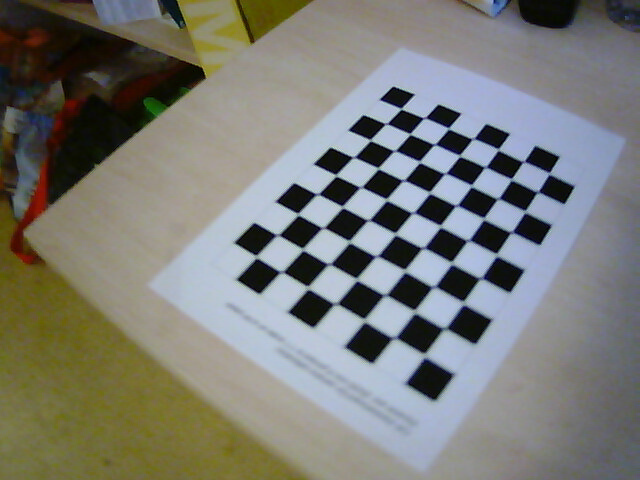
#> input picture deeplab/GUI/data/2018-11-17-162011.jpg, 640 x 480 px; its folder holds 5 pictures in this run
$ python calibrate.py
#> lines starting #> are read from the running program, lines starting #| are printed output that depends on the picture; after the words box and inside, x2 and y2 are one past the last pixel; in counts of white or black regions, pixels touching at a corner belong together
"""
Source: https://github.com/jagracar/OpenCV-python-tests/blob/master/OpenCV-tutorials/cameraCalibration/cameraCalibration.py
"""

import numpy as np
import cv2
import glob

# Define the chess board rows and columns
rows = 7
cols = 9

# Set the termination criteria for the corner sub-pixel algorithm
criteria = (cv2.TERM_CRITERIA_MAX_ITER + cv2.TERM_CRITERIA_EPS, 30, 0.001)

# Prepare the object points: (0,0,0), (1,0,0), (2,0,0), ..., (6,5,0). They are the same for all images
objectPoints = np.zeros((rows * cols, 3), np.float32)
objectPoints[:, :2] = np.mgrid[0:rows, 0:cols].T.reshape(-1, 2)

# Create the arrays to store the object points and the image points
objectPointsArray = []
imgPointsArray = []

# Loop over the image files
for path in glob.glob('./data/*.jpg'):
    # Load the image and convert it to gray scale
    img = cv2.imread(path)
#> img is the input picture: shape (480, 640, 3); mean B, G, R 117.8, 123.1, 122.4
    gray = cv2.cvtColor(img, cv2.COLOR_BGR2GRAY)
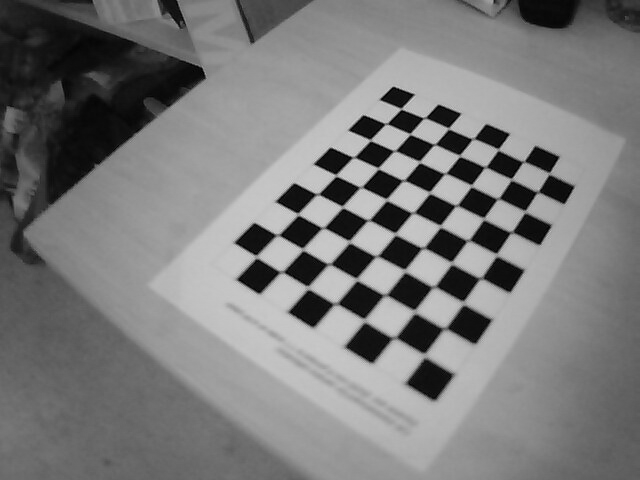
#> gray: shape (480, 640); min 0, max 219, mean 122.3

    # Find the chess board corners
    ret, corners = cv2.findChessboardCorners(gray, (rows, cols), None)
#> ret = True; corners = 63 rows, first 8: [401.2, 109], [423.4, 117.9], [448.5, 128.5], [471.6, 138.8], [498.2, 148.6], [524.6, 161.3], [548.6, 175], [384.8, 123.8]

    # Make sure the chess board pattern was found in the image
    if ret:
        # Refine the corner position
        corners = cv2.cornerSubPix(gray, corners, (11, 11), (-1, -1), criteria)
#> corners = 63 rows, first 8: [401.1, 108.7], [424.4, 117.9], [448.5, 128.4], [473, 138.8], [498.2, 149.5], [523.5, 161.6], [549.1, 173.4], [386.1, 123.7]

        # Add the object points and the image points to the arrays
        objectPointsArray.append(objectPoints)
        imgPointsArray.append(corners)

        # Draw the corners on the image
        cv2.drawChessboardCorners(img, (rows, cols), corners, ret)
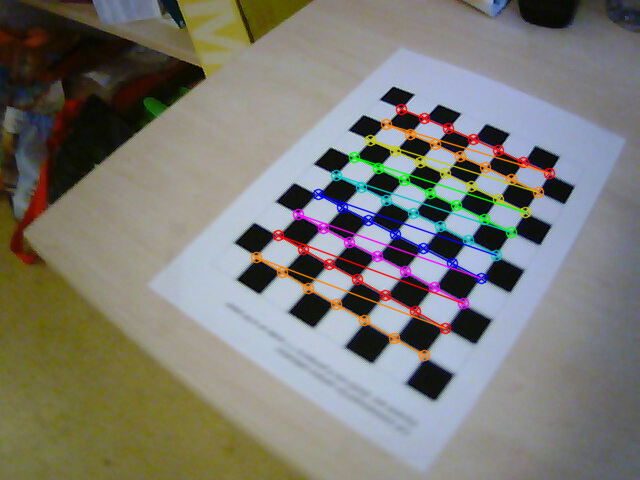
#> img: shape (480, 640, 3); 4.31% of pixels changed, all inside (x1, y1, x2, y2) = (250, 103, 556, 362)

    # Display the image
    cv2.imshow('chess board', img)
    cv2.waitKey(500)
#> pass 2 of the loop `for path in glob.glob('./data/*.jpg'):`:
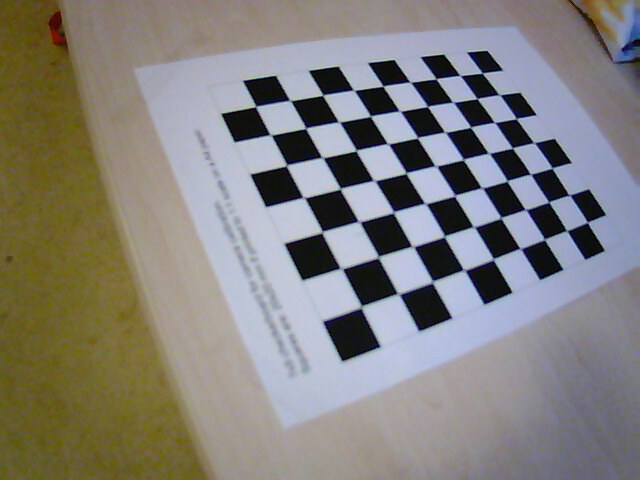
#> input picture deeplab/GUI/data/2018-11-17-162022.jpg, 640 x 480 px
#> img is the input picture: shape (480, 640, 3); mean B, G, R 124.4, 128.4, 131.2
#> `gray = cv2.cvtColor(img, cv2.COLOR_BGR2GRAY)`:
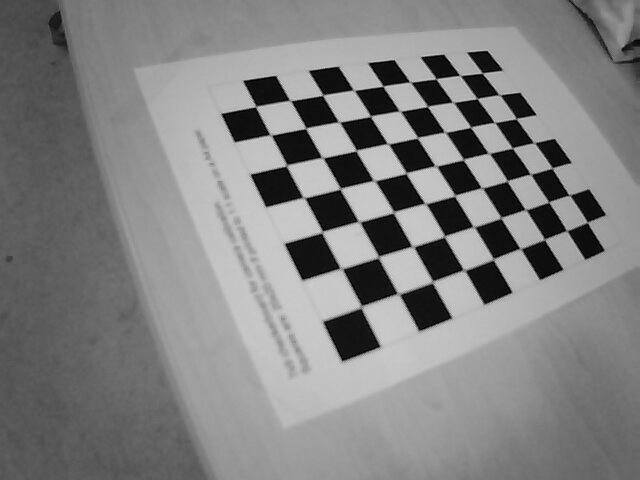
#> gray: shape (480, 640); min 0, max 219, mean 128.8
#> `ret, corners = cv2.findChessboardCorners(gray, (rows, cols), None)`: corners = 63 rows, first 8: [482.3, 73.12], [500.5, 95.43], [515.9, 118.8], [534.5, 143.2], [552.1, 168.1], [570.3, 195.5], [587.2, 222.4], [459.6, 75.34]
#> `corners = cv2.cornerSubPix(gray, corners, (11, 11), (-1, -1), criteria)`: corners = 63 rows, first 8: [482.3, 73.03], [499.5, 94.72], [516.2, 118.6], [534, 142.7], [552, 168], [569.4, 195], [587.4, 222.3], [460.1, 75.44]
#> `cv2.drawChessboardCorners(img, (rows, cols), corners, ret)`:
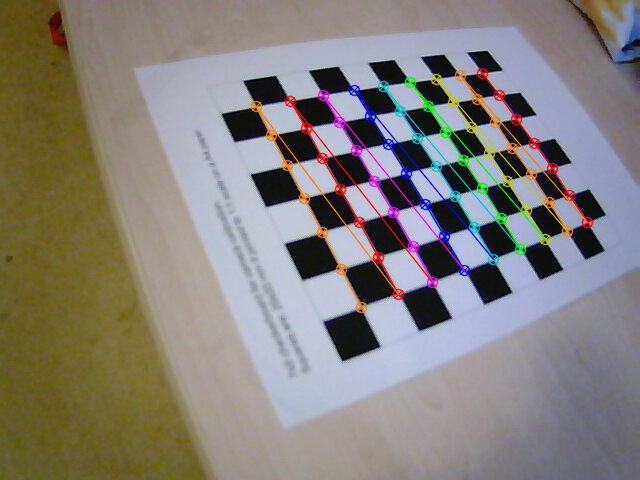
#> img: shape (480, 640, 3); 4.47% of pixels changed, all inside (x1, y1, x2, y2) = (250, 67, 594, 314)
#> pass 3 of the loop `for path in glob.glob('./data/*.jpg'):`:
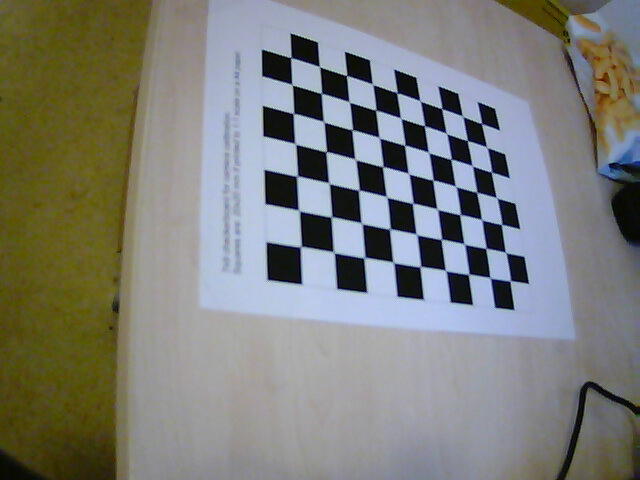
#> input picture deeplab/GUI/data/2018-11-17-162124_1.jpg, 640 x 480 px
#> img is the input picture: shape (480, 640, 3); mean B, G, R 121.6, 126.5, 125.3
#> `gray = cv2.cvtColor(img, cv2.COLOR_BGR2GRAY)`:
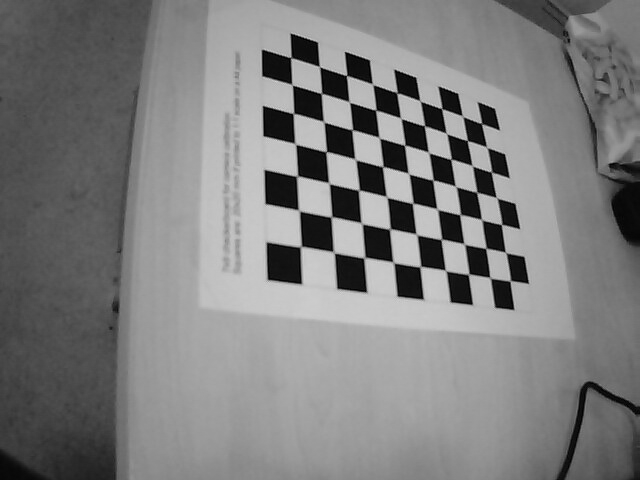
#> gray: shape (480, 640); min 0, max 219, mean 125.6
#> `ret, corners = cv2.findChessboardCorners(gray, (rows, cols), None)`: corners = 63 rows, first 8: [301.2, 246.2], [299, 210.6], [297.8, 175.7], [295.9, 144.9], [293.3, 113.5], [292, 84.7], [290.8, 57.47], [334.6, 253.6]
#> `corners = cv2.cornerSubPix(gray, corners, (11, 11), (-1, -1), criteria)`: corners = 63 rows, first 8: [300.8, 246.7], [298.8, 210.4], [297.2, 176.1], [295.3, 143.8], [293.5, 113.4], [292.1, 84.6], [290.8, 57.59], [333.8, 252.3]
#> `cv2.drawChessboardCorners(img, (rows, cols), corners, ret)`:
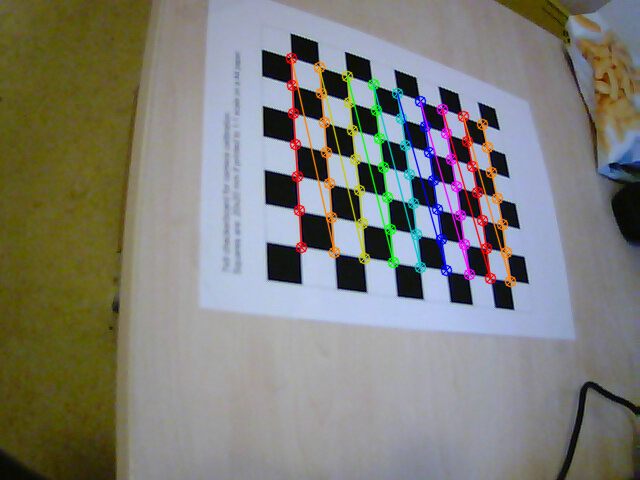
#> img: shape (480, 640, 3); 4.42% of pixels changed, all inside (x1, y1, x2, y2) = (285, 52, 517, 288)
#> the loop made 5 passes; the first 3 are shown

# Calibrate the camera and save the results
ret, mtx, dist, rvecs, tvecs = cv2.calibrateCamera(objectPointsArray, imgPointsArray, gray.shape[::-1], None, None)
np.savez('./data/calib.npz', mtx=mtx, dist=dist, rvecs=rvecs, tvecs=tvecs)

# Print the camera calibration error
error = 0

for i in range(len(objectPointsArray)):
    imgPoints, _ = cv2.projectPoints(objectPointsArray[i], rvecs[i], tvecs[i], mtx, dist)
    error += cv2.norm(imgPointsArray[i], imgPoints, cv2.NORM_L2) / len(imgPoints)

print("Total error: ", error / len(objectPointsArray))

# Load one of the test images
img = cv2.imread('./data/2018-11-17-162522_1.jpg')
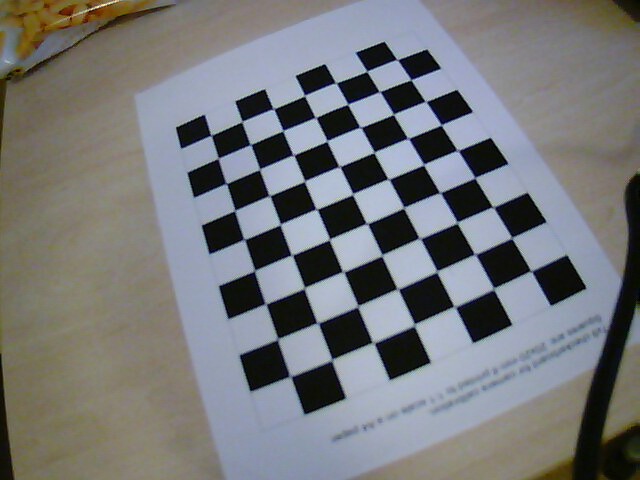
#> input picture deeplab/GUI/data/2018-11-17-162522_1.jpg, 640 x 480 px
#> img is the input picture: shape (480, 640, 3); mean B, G, R 120.7, 119.1, 117.4
h, w = img.shape[:2]
#> h = 480; w = 640

# Obtain the new camera matrix and undistort the image
newCameraMtx, roi = cv2.getOptimalNewCameraMatrix(mtx, dist, (w, h), 1, (w, h))
undistortedImg = cv2.undistort(img, mtx, dist, None, newCameraMtx)
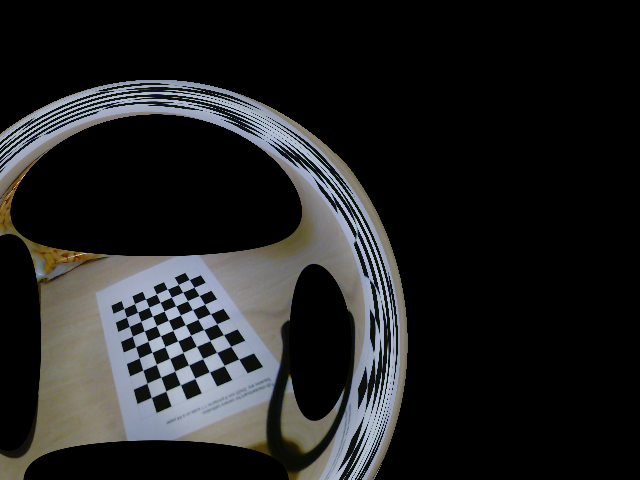
#> undistortedImg: shape (480, 640, 3); mean B, G, R 33.9, 33.6, 33.1

# Crop the undistorted image
# x, y, w, h = roi
# undistortedImg = undistortedImg[y:y + h, x:x + w]

# Display the final result
cv2.imshow('chess board', np.hstack((img, undistortedImg)))
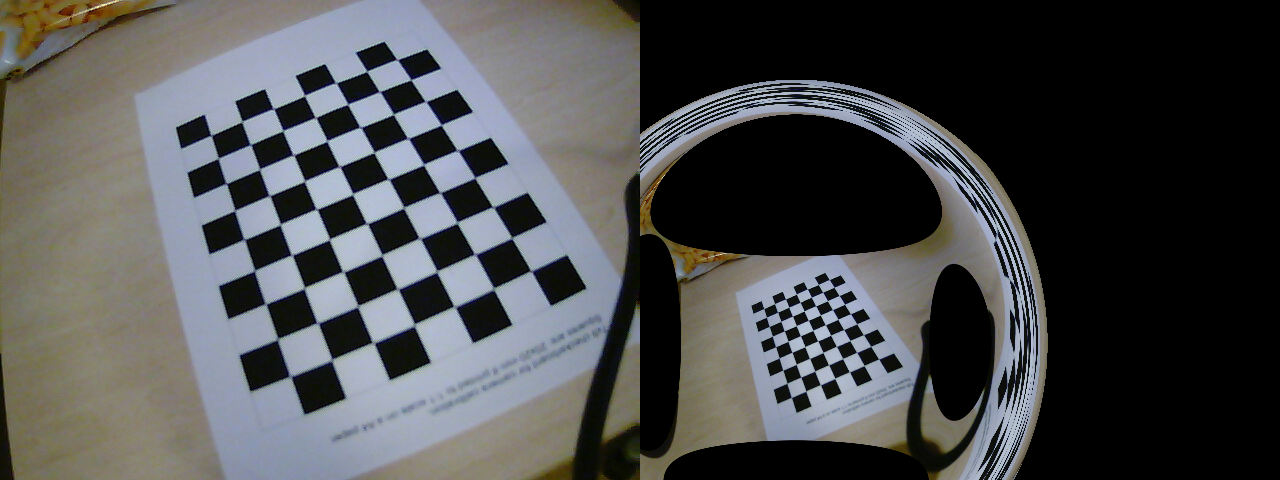
#> window 'chess board': shape (480, 1280, 3); mean B, G, R 77.3, 76.3, 75.3
cv2.waitKey(0)
cv2.destroyAllWindows()
